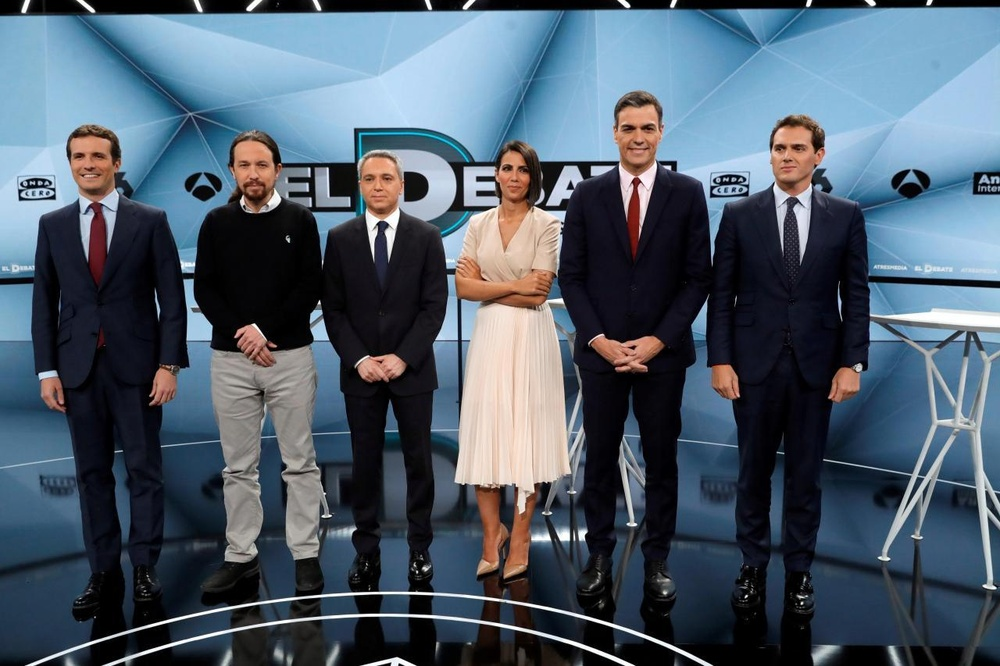
#> input picture 05.- cv2.img_faces_detection/images/people-001.jpg, 1000 x 666 px, shrunk from 1280 x 853 before the run
$ python img_faces_detection.py --image images/people-001.jpg --full
#> lines starting #> are read from the running program, lines starting #| are printed output that depends on the picture; after the words box and inside, x2 and y2 are one past the last pixel; in counts of white or black regions, pixels touching at a corner belong together
# Usage:
# python img_faces_detection.py --image images/people-001.jpg --full
# python img_faces_detection.py --image images/people-002.jpg --full
# python img_faces_detection.py --image images/people-003.jpg --full
# python img_faces_detection.py --image images/people-004.jpg --full
# python img_faces_detection.py --image images/people-005.jpg --full
# python img_faces_detection.py --image images/people-006.jpg --full

# Import the necessary packages
import argparse
import cv2

# Construct the argument parser and parse the arguments
ap = argparse.ArgumentParser()
ap.add_argument("-fc", "--fclassifier", required = False, default="classifiers/haarcascade_frontalface_default.xml", help = "path to where the face cascade resides")
ap.add_argument("-i", "--image", required = True, help = "path to where the image file resides")
ap.add_argument("-f", "--full", required = False, action='store_true', help = "use full screen mode")
args = vars(ap.parse_args())

# Configure windows
windowName = "Faces Detector"
if (args["full"]):
    cv2.namedWindow(windowName, cv2.WND_PROP_FULLSCREEN)
    cv2.setWindowProperty(windowName, cv2.WND_PROP_FULLSCREEN, cv2.WINDOW_FULLSCREEN)

# Loading the image using OpenCV
image = cv2.imread(args["image"])
#> image is the input picture: shape (666, 1000, 3); mean B, G, R 106.4, 92, 77.2

# Convert image to grayscale
gray = cv2.cvtColor(image, cv2.COLOR_BGR2GRAY)
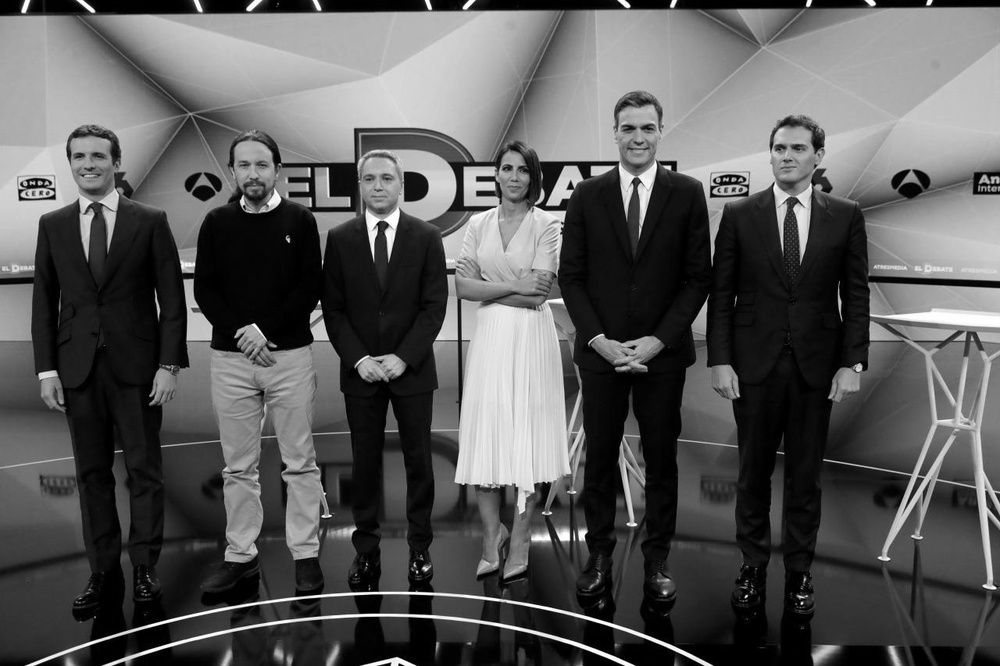
#> gray: shape (666, 1000); min 0, max 255, mean 89.2

# In order to build face recognition system, we use the built-in Haar cascade classifiers in OpenCV.
# Luckily, these classifiers have already been pre-trained to recognize faces!
# OpenCV repository: https://github.com/opencv/opencv
# data\haarcascades: This folder contains trained classifiers for detecting objects
#                    of a particular type, e.g. faces (frontal, profile), pedestrians etc
#
# Building our own classifier is certainly outside the scope. But if we wanted to, we would need a
# lot of “positive” and “negative” images. Positive images would contain images with faces, whereas
# negative images would contain images without faces.
# Based on this dataset, we could then extract features to characterize the face (or lack of face) in an image
# and build our own classifier.
facesClassifier = cv2.CascadeClassifier(args["fclassifier"])

# “sliding window” approach
# These classifiers work by scanning an image from left to right, and top to bottom, at varying scale sizes.
# As the window moves from left to right and top to bottom, one pixel at a time, the classifier is asked whether or
# not it “thinks” there is a face in the current window

# Detecting the actual faces in the image is handled by making a call to the detectMultiScale method of
# our classifier created. We supplies his scaleFactor, minNeighbors and minSize, then the method takes care of
# the entire face detection process for us!
faces = facesClassifier.detectMultiScale(gray, scaleFactor = 1.3, minNeighbors = 5, minSize = (30,30))
#> faces = [[494, 153, 43, 43], [609, 107, 57, 57], [761, 127, 55, 55], [62, 135, 54, 54], [225, 143, 56, 56], [352, 158, 53, 53]]

# The detectMultiScale method then returns rects, a list of tuples containing the bounding boxes of the faces
# in the image. These bounding boxes are simply the (x, y) location of the face, along with the width and height of the box.
print(f"I found {len(faces)} face(s)")
#| I found 6 face(s)

# loop over the faces and draw a rectangle surrounding each
for (i, (x, y, w, h)) in enumerate(faces):
    cv2.rectangle(image, pt1 = (x, y), pt2 = (x + w, y + h), color = (0, 0, 255), thickness = 2)
    cv2.putText(image, text = f"Face #{i}", org = (x, y - 10), fontFace = cv2.FONT_HERSHEY_SIMPLEX, fontScale = 0.7, color = (0, 0, 255), thickness = 1)
#> this loop made 6 passes
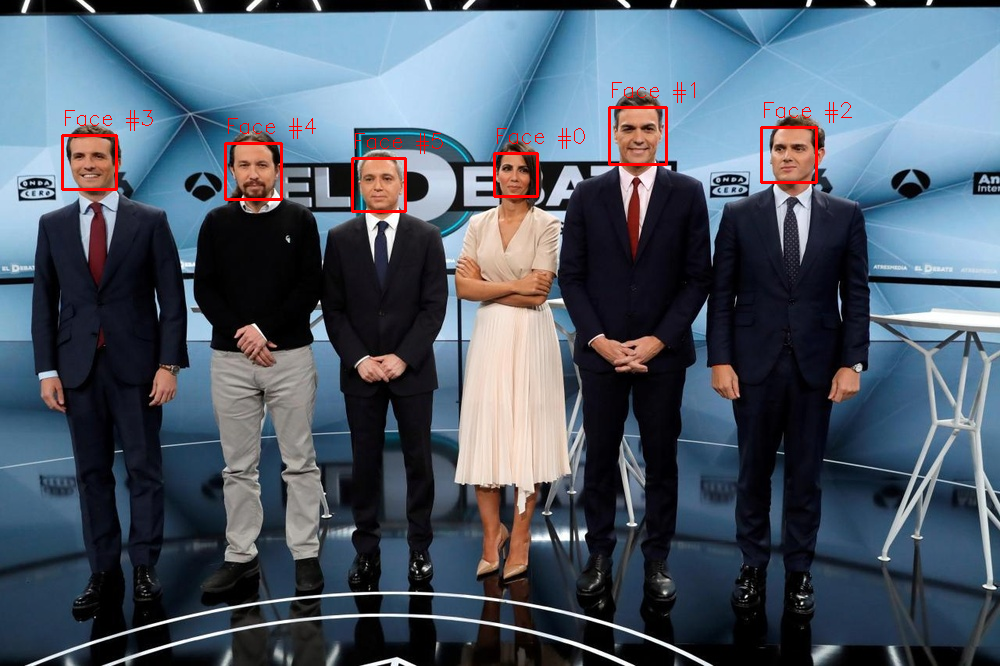
#> image: shape (666, 1000, 3); 0.76% of pixels changed, all inside (x1, y1, x2, y2) = (61, 82, 852, 213)

# Display the image to our screen
cv2.imshow(windowName, image)

# Wait for a key press to finish program
cv2.waitKey(0)

# Any open window created by OpenCV are closed
cv2.destroyAllWindows()

$ run again, with 05.- cv2.img_faces_detection/images/people-003.jpg copied over 05.- cv2.img_faces_detection/images/people-001.jpg
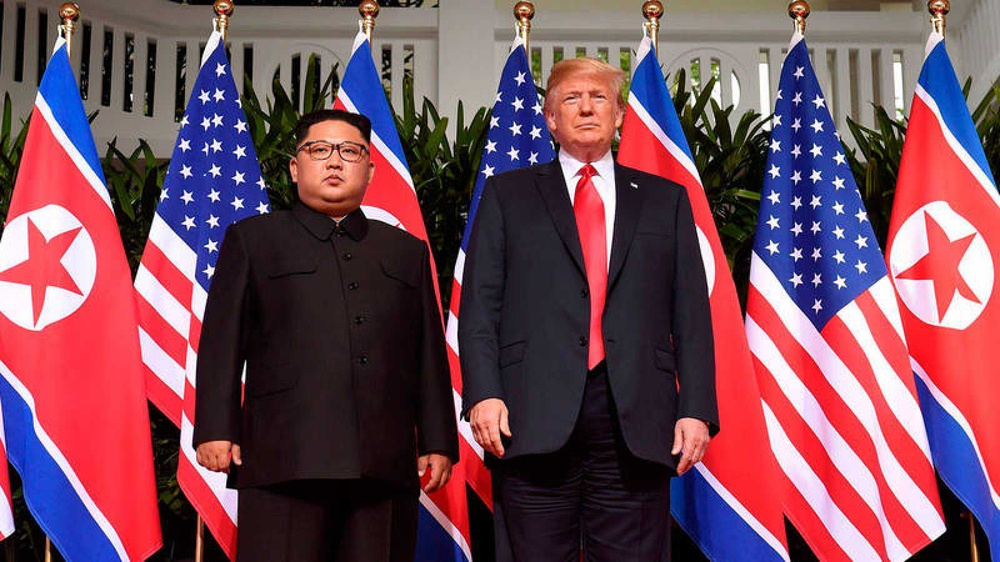
#> input picture 05.- cv2.img_faces_detection/images/people-003.jpg, 1000 x 562 px, shrunk from 1600 x 900 before the run
#> image is the input picture: shape (562, 1000, 3); mean B, G, R 89, 74.6, 117.4
#> `gray = cv2.cvtColor(image, cv2.COLOR_BGR2GRAY)`:
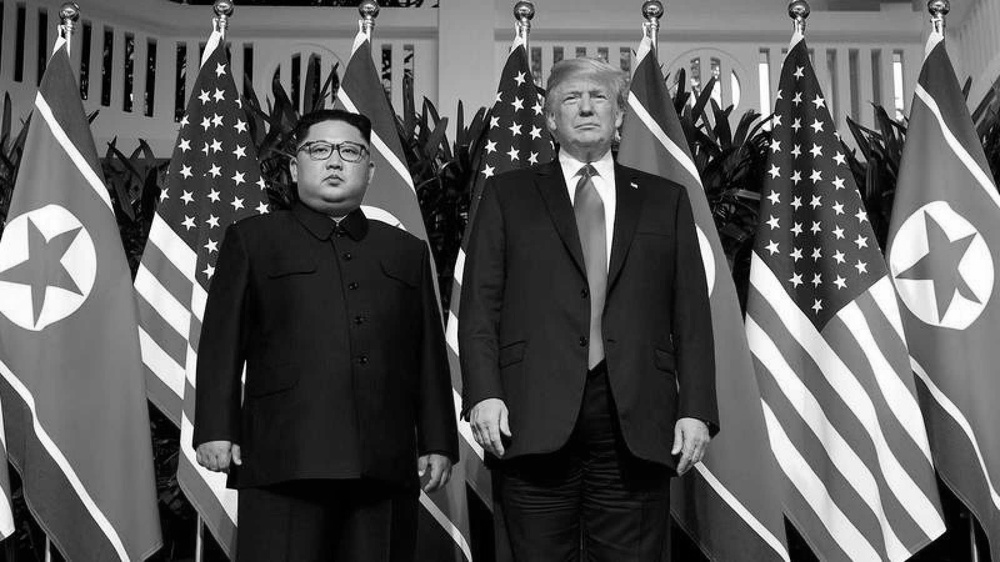
#> gray: shape (562, 1000); min 0, max 255, mean 89
#> faces = [[549, 69, 72, 72], [294, 120, 80, 80]]
#| I found 2 face(s)
#> the loop `for (i, (x, y, w, h)) in enumerate(faces):` made 2 passes
#> after the loop `for (i, (x, y, w, h)) in enumerate(faces):`:
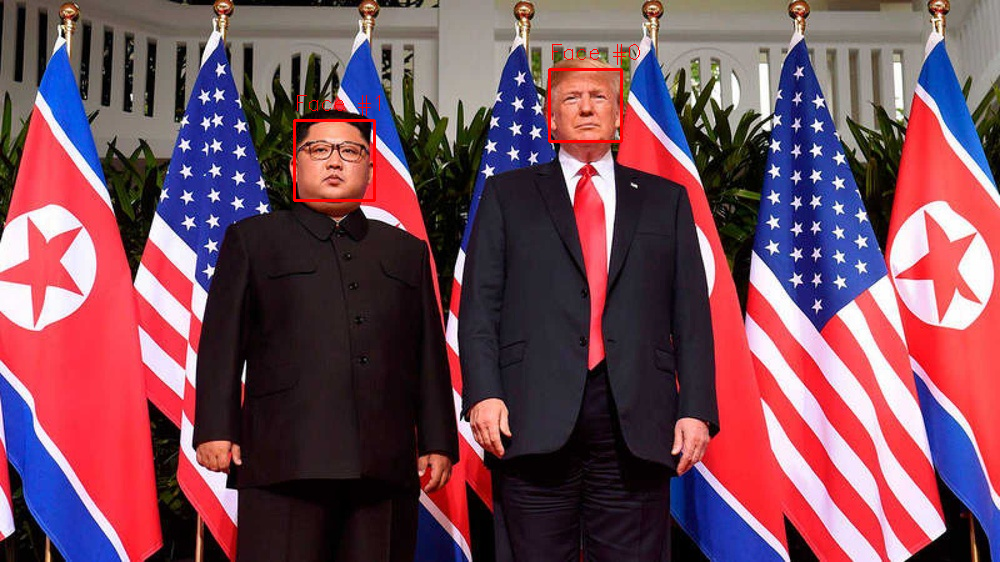
#> image: shape (562, 1000, 3); 0.4% of pixels changed, all inside (x1, y1, x2, y2) = (293, 44, 640, 202)
